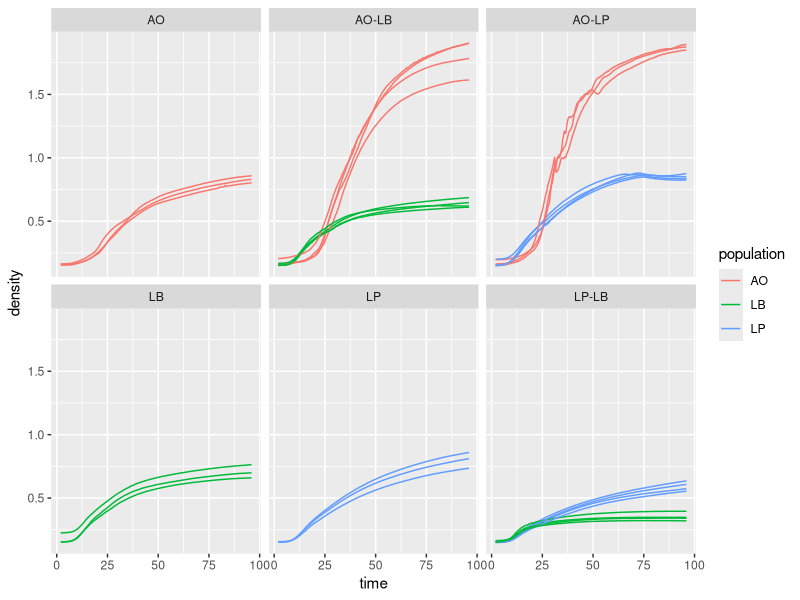

Write the R code that produced this figure. (Note: this script raises an error after producing the figure.)
library(readxl)
library(tidyverse)

get_tb <- function(colnum, pop, community){
  density <- rowSums(dt[,colnum + 1])
  return(tibble(time = dt$Time, population = pop, value = density, community = community))
}

get_tb_all = function(colnum, pop, comm){
  densities = dt[,colnum+1]
  select_dt = tibble(time = dt$Time, population = pop, community = comm)
  select_dt = cbind(select_dt, densities)
  
  return(select_dt %>% pivot_longer(-c(time, population, community),
                                    values_to = "density",
                                    names_to = "replicate"))
}
# AO ismember(ind,[1,11,21,31,41,51,13,33,53,7,17,37,47,57,38,48,58])
# LP ismember(ind,[12,32,52,5,15,25,35,45,55,27,8,9,19,29,10,20,30])
# LB ismember(ind,[4,14,24,34,44,54,16,36,56,18,28,39,49,59,40,50,60])

dt <- read_xlsx("Figure 3 -- DM Gut Microbiome CoC.xlsx", range = "B27:BK412")
dt$Time <- seq(0,96,by=0.25)
dt <- dt %>% select(-`T° 600`)
parsed <- tibble()

parsed <- get_tb_all(c(11,31,51), "AO", "AO-LP") # removed 7 because it is very different
parsed <- rbind(parsed, get_tb_all(c(12,32,52,8), "LP", "AO-LP") )

parsed <- rbind(parsed, get_tb_all(c(13,33,53,17), "AO", "AO-LB") )
parsed <- rbind(parsed, get_tb_all(c(14,34,54,18), "LB", "AO-LB") )

parsed <- rbind(parsed, get_tb_all(c(15,35,55,27), "LP", "LP-LB") )
parsed <- rbind(parsed, get_tb_all(c(16,36,56,28), "LB", "LP-LB") )

parsed <- rbind(parsed, get_tb_all(c(1,21,41), "AO", "AO") )
parsed <- rbind(parsed, get_tb_all(c(5,25,45), "LP", "LP") )
parsed <- rbind(parsed, get_tb_all(c(4,24,44), "LB", "LB") )

# rarefy the data
timepoints <- c(seq(2, 96, by = 0.25))
parsed <- parsed %>% filter(time %in% timepoints)

#plot
ggplot(parsed, 
       aes(x = time,
           y = density,
           color = population))+
  geom_line(aes(group = interaction(population, replicate)))+
  facet_wrap(~community)

parsed <- parsed %>% pivot_wider(names_from = population, 
                                 values_from = density, 
                                 values_fill = 0)

for (cm in sort(unique(parsed$community))){
  p1 <- parsed %>% filter(community == cm) 
  for (rp in unique(p1$replicate)){
    p2 = p1 %>% filter(replicate==rp) %>% select(-c(community, replicate))
    write_csv(p2, file = paste0("../../data/jo/", cm, "_", rp, ".csv"))
  }
}
